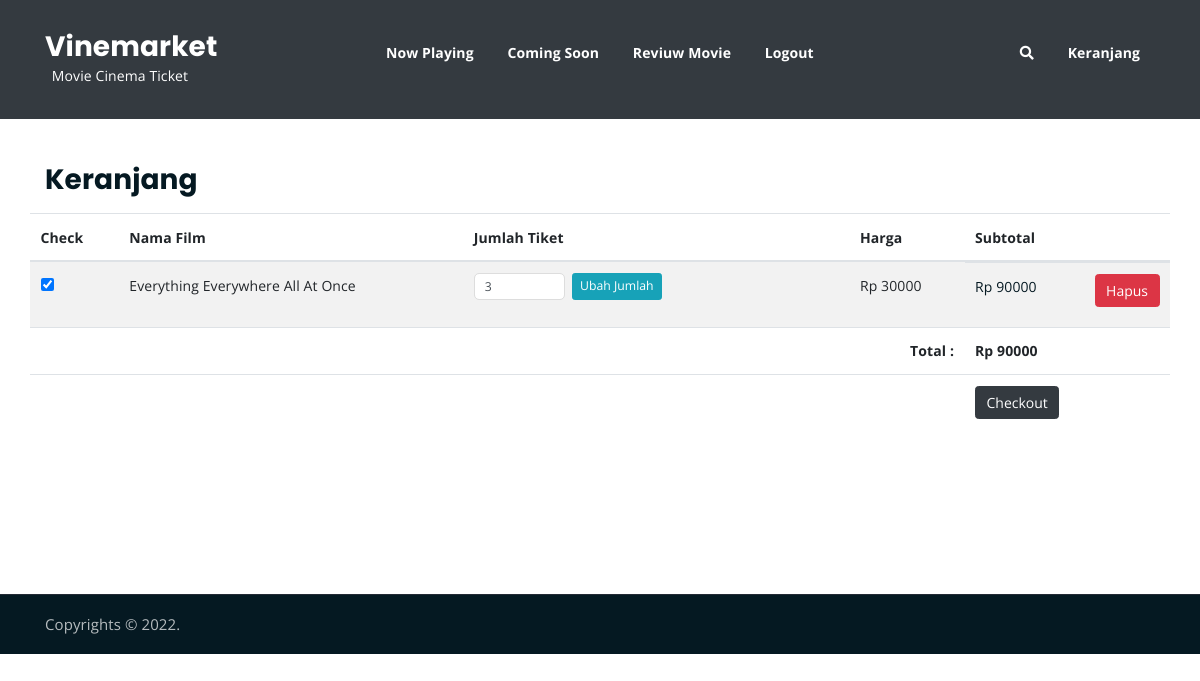
The app's page /cart.php with its own data.
### tables this page shows
CREATE TABLE `transaction` (
  `id` int(11) NOT NULL,
  `id_film` int(11) NOT NULL,
  `quantity` int(11) NOT NULL,
  `checked` int(11) NOT NULL,
  `created_at` timestamp NOT NULL DEFAULT current_timestamp()
);

CREATE TABLE `film` (
  `id` int(11) NOT NULL,
  `title` varchar(255) NOT NULL,
  `genre` varchar(255) NOT NULL,
  `image` varchar(255) NOT NULL,
  `description` text NOT NULL,
  `price` int(11) NOT NULL DEFAULT 0
);

### functions.php (called while the page is built, shortened)
<?php
$conn = mysqli_connect("localhost", "root", "", "project_film_transaction");
return $conn;
function query($query) {
    global $conn;
    $result = mysqli_query($conn, $query);
    $rows = [];
    while( $row = mysqli_fetch_assoc($result) ) {
        $rows[] = $row;
    }
    return $rows;
}
?>

### cart.php (the view, shortened to what this page needs)
<?php
require 'functions.php';
if($_GET):
    if(isset($_GET['id']) && !isset($_GET['checked']) && !isset($_GET['delete']) && !isset($_GET['change'])):
        $getTransaction = query("SELECT * FROM transaction where id_film = '$_GET[id]' ");
        if($getTransaction){
            $quantityTransaction = $getTransaction[0]['quantity']+1;
            $query = "UPDATE `transaction` SET `quantity`='$quantityTransaction' where id_film = '$_GET[id]'";
        }else{
            $query = "INSERT INTO `transaction`(`id_film`, `quantity`, `checked`) VALUES ('$_GET[id]','1','1')";
        }
        mysqli_query($conn, $query);
    elseif(isset($_GET['id']) && isset($_GET['checked'])):
        $checked = str_replace('1000', '', $_GET['checked']);
        $query = "UPDATE `transaction` SET `checked`='$checked' where id_film = '$_GET[id]'";
        mysqli_query($conn, $query);
    elseif(isset($_GET['id']) && isset($_GET['delete'])):
        $query = "DELETE FROM `transaction` where id_film = '$_GET[id]'";
        mysqli_query($conn, $query);
    elseif(isset($_GET['id']) && isset($_GET['change'])):
        $query = "UPDATE `transaction` SET `quantity`='$_GET[quantity]' where id_film = '$_GET[id]'";
        mysqli_query($conn, $query);
    endif;
    header('Location: cart.php');
else:
    $getTransaction = query("SELECT transaction.*,film.title,film.description,film.price FROM transaction LEFT JOIN film on transaction.id_film = film.id");
endif;
?>
<!DOCTYPE html>
<html lang="en">
<head>
    <link rel="stylesheet" href="assets/css/all.min.css">
    <link rel="stylesheet" href="assets/bootstrap/css/bootstrap.min.css">
    <link rel="stylesheet" href="assets/css/owl.carousel.css">
    <link rel="stylesheet" href="assets/css/magnific-popup.css">
    <link rel="stylesheet" href="assets/css/animate.css">
    <link rel="stylesheet" href="assets/css/meanmenu.min.css">
    <link rel="stylesheet" href="assets/css/main.css">
    <link rel="stylesheet" href="assets/css/responsive.css">
</head>
<body>
    <div class="top-header-area bg-dark" id="sticker">
        <div class="container">
            <div class="row">
                <div class="col-lg-12 col-sm-12 text-center">
                    <div class="main-menu-wrap">
                        <div class="site-logo">
                            <a href="admin/index.php">
                                <h3 class="text-white">
                                Vinemarket
                                <p class="text-white">Movie Cinema Ticket</p>
                                </h3>
                            </a>
                        </div>
                        <nav class="main-menu">
                            <ul>
                                <li><a href="admin/index.php?genre=1">Now Playing</a></li>
                                <li><a href="admin/index.php?genre=2">Coming Soon</a></li>
                                <li><a href="../reviuw.php">Reviuw Movie</a></li>
                                <li><a href="admin/logout.php">Logout</a></li>
                                <li>
                                    <div class="header-icons">
                                        <a class="mobile-hide search-bar-icon" href="#"><i class="fas fa-search"></i></a>
                                        <a href="cart.php">Keranjang</a>
                                    </div>
                                </li>
                            </ul>
                        </nav>
                    </div>
                </div>
            </div>
        </div>
    </div>
    <div class="latest-news pt-150 pb-150">
        <div class="container mt-3">
            <h3>Keranjang</h3>
            <div class="row">
                <table class="table table-hover table-striped">
                    <thead>
                        <tr>
                            <th>Check</th>
                            <th>Nama Film</th>
                            <th>Jumlah Tiket</th>
                            <th>Harga</th>
                            <th>Subtotal</th>
                        </tr>
                    </thead>
                    <tbody>
                        <?php
                            $total = 0;
                            foreach ($getTransaction as $key => $value):
                                $total += $value['checked'] == '1' ? $value['price']*$value['quantity'] : 0;
                        ?>
                            <tr>
                                <td>
                                    <form action="cart.php" method="get">
                                        <input type="checkbox" onclick="document.getElementById('checked_<?= $value['id_film'] ?>').click()" <?= $value['checked'] == '1' ? 'checked' : '' ?>>
                                    </form>
                                </td>
                                <td><?= $value['title'] ?></td>
                                <td>
                                    <form action="cart.php" method="get" class="d-flex">
                                        <input type="number" min="1" name="quantity" class="form-control mr-2 form-control-sm w-25" value="<?= $value['quantity'] ?>">
                                        <button class="btn btn-info btn-sm" style="height: 27px;" type="submit">
                                            Ubah Jumlah
                                        </button>
                                    </form>
                                </td>
                                <td>Rp <?= $value['price'] ?></td>
                                <td class="d-flex justify-content-between">
                                    <p>Rp <?= $value['price']*$value['quantity'] ?></p>
                                    <form action="cart.php" method="get">
                                        <button class="btn btn-danger" type="submit">
                                            Hapus
                                        </button>
                                    </form>
                                </td>
                            </tr>
                        <?php endforeach ?>
                    </tbody>
                    <tfoot>
                        <tr>
                            <th class="text-right" colspan="4" align="right">Total : </th>
                            <th>Rp <?= $total ?></th>
                        </tr>
                        <tr>
                            <td colspan="4" align="right">
                            <td>
                                <button <?= $total == 0 ? "disabled" : "" ?> type="button" class="btn btn-dark text-white" data-target="#modalCheckout" data-toggle="modal">Checkout</button>
                            </td>
                        </tr>
                    </tfoot>
                </table>
            </div>
        </div>
    </div>
    <div class="copyright">
        <div class="container">
            <div class="row">
                <div class="col-lg-6 col-md-12">
                    <p>Copyrights &copy; <?= date("Y") ?>.
                    </p>
                </div>
            </div>
        </div>
    </div>
</body>
</html>

### assets/css/main.css (style rules this page uses)
html { font-size: 14px; font-weight: 400; line-height: 28px; height: 100%; }
body { font-family: "Open Sans", sans-serif; font-weight: 400; font-size: 1rem; letter-spacing: 0.1px; line-height: 1.8; color: #051922; overflow-x: hidden; }
a { cursor: pointer; text-decoration: none; -webkit-transition: all 0.2s ease-in-out; -o-transition: all 0.2s ease-in-out; transition: all 0.2s ease-in-out; }
h1, .h1, h2, .h2, h3, .h3, h4, .h4, h5, .h5, h6, .h6 { font-family: "Poppins", sans-serif; font-weight: 700; margin: 0 0 1.25rem 0; color: #051922; }
h1:last-child, .h1:last-child, h2:last-child, .h2:last-child, h3:last-child, .h3:last-child, h4:last-child, .h4:last-child, h5:last-child, .h5:last-child, h6:last-child, .h6:last-child { margin: 0; }
h3, .h3 { font-size: 2rem; font-weight: 700; line-height: 2.25rem; }
p { font-family: "Open Sans", sans-serif; font-weight: 400; font-size: 1rem; letter-spacing: 0.1px; line-height: 1.8; color: #051922; margin: 0 0 1.25rem 0; }
p:last-child { margin: 0; }
.pt-150 { padding-top: 150px; }
.pb-150 { padding-bottom: 150px; }
.top-header-area { position: absolute; z-index: 999; width: 100%; padding: 25px 0; }
nav.main-menu ul { margin: 0; padding: 0; list-style: none; }
nav.main-menu ul li { display: inline-block; }
nav.main-menu ul li a { color: #fff; font-weight: 700; display: block; padding: 15px; }
nav.main-menu ul > li { position: relative; }
nav.main-menu ul li:last-child a { display: inline-block; }
nav.main-menu > ul li:last-child { float: right; }
.site-logo { float: left; max-width: 150px; }
.main-menu-wrap { position: relative; }
.header-icons a { color: #fff; display: inline-block; padding: 10px; }
.site-logo { padding: 6px 0; }
nav.main-menu li a { -webkit-transition: 0.3s; -o-transition: 0.3s; transition: 0.3s; }
.top-header-area .header-icons a { -webkit-transition: 0.3s; -o-transition: 0.3s; transition: 0.3s; }
.top-header-area { -webkit-transition: 0.3s; -o-transition: 0.3s; transition: 0.3s; }
.copyright { background-color: #051922; border-top: 1px solid #232a35; }
.copyright p { margin: 0; color: #fff; opacity: 0.7; padding: 16px 0; font-size: 15px; }
html, body { height: 100%; }
input[type="number"] { border: 1px solid #ddd; border-radius: 5px; padding: 10px; width: 100px; margin-bottom: 15px; }
thead { border-bottom: 1px solid #eee; }

### records on screen
transaction: checked "☑", id_film.title "Everything Everywhere All At Once", quantity "3", id_film.price "30000", $value['price']*$value['quantity'] "90000"

### other values on screen
$total "90000"
